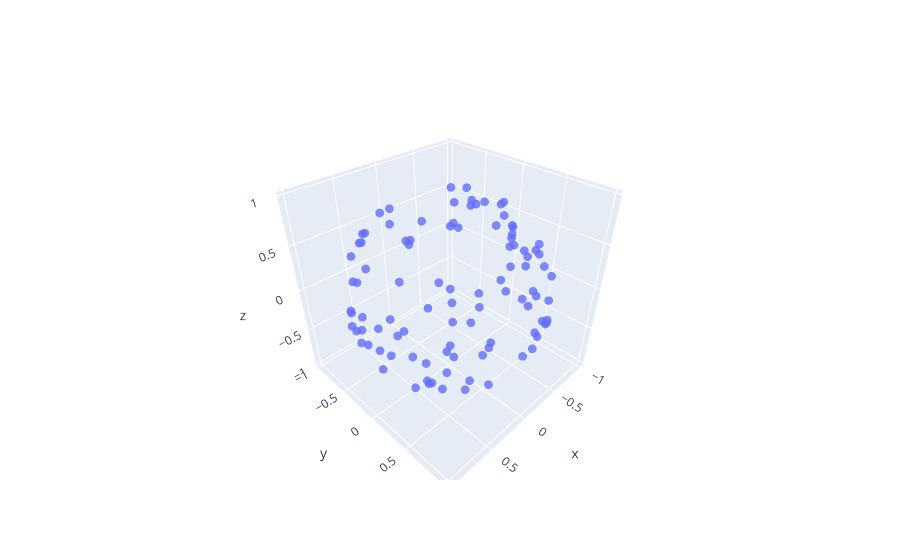

Notebook code for this chart:
### Code cell
"""
Generate points to send to Mayer-Vietoris
"""

layout =go. Layout(
             scene=dict(
                 aspectmode='data'
         ))

#points = tadasets.torus(n=300, noise=0)
#points = tadasets.dsphere(n=100, d=2, r=1, noise =0, ambient = 12)
points = tadasets.dsphere(n=100, d=2, r=1, noise =0.0)
x = points[:,0]
y = points[:,1]
#z = np.zeros(points[:,1].shape[0])
z = points[:,2]
fig = go.Figure(data=[go.Scatter3d(
    x=x,
    y=y,
    z=z,
    mode='markers',
    #text = [str(x) for x in c],
    marker=dict(
        size=3,
        #color = c,             # set color to an array/list of desired values
        colorscale='HSV',
        # choose a colorscale
        opacity=0.8
    )
)],layout = layout)
"""
SEND TO circ_coords
"""
df = pd.DataFrame()
for i in range(points.shape[1]):
    df[str(i)] = points[:,i]
    #print("ij")
df.to_csv("cool_big_data.csv",index=False,header = False)
fig.show()
